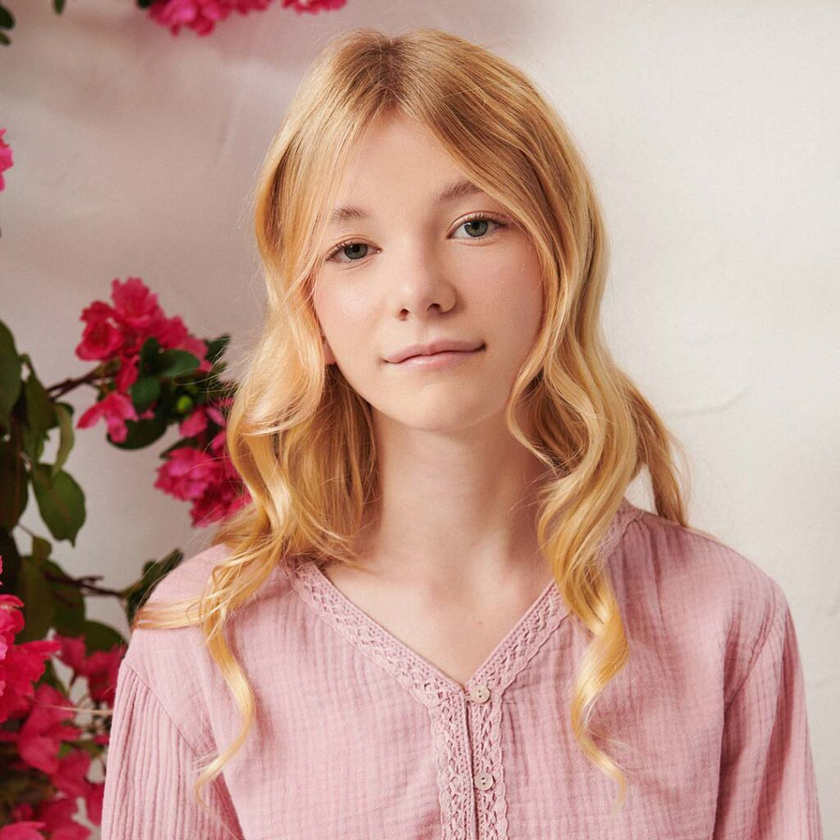
#> input picture Img/input/test2.png, 840 x 840 px, shrunk from 1024 x 1024 before the run
$ python main_p.py
#> lines starting #> are read from the running program, lines starting #| are printed output that depends on the picture
### convolution.py
import numpy as np
from multiprocessing import Pool

""" Function that implements a sequential convolution algorithm"""


# [13 lines left out: function apply_convolution, not called in this run]


def apply_convolution_chunk(args):
    img, kernel, start_row, end_row, height, width, pad_y, pad_x = args
    result = np.zeros((end_row - start_row, width, 3))

    for i in range(start_row, end_row):
        for j in range(width):
            region = img[i:i + 2 * pad_y + 1, j:j + 2 * pad_x + 1, :]
            result[i - start_row, j, :] = np.sum(region * kernel[:, :, np.newaxis], axis=(0, 1))

    return result


""" Function that implements a parallel version of convolution algorithm with vectorization"""


def parallel_apply_convolution(img, kernel, num_workers, height, width, pad_y, pad_x):
    chunk_size = height // num_workers
    chunks = [(img, kernel, i * chunk_size, (i + 1) * chunk_size if i < num_workers - 1 else height, height, width,
               pad_y, pad_x) for i in
              range(num_workers)]

    with Pool(processes=num_workers) as pool:
        result_chunks = pool.map(apply_convolution_chunk, chunks)

    result = np.vstack(result_chunks)
    result = np.clip(result, 0, 255).astype(np.uint8)
    return result


# [13 lines left out: function apply_convolution_chunk_normal, not called in this run]


""" Function that implements a parallel version of convolution algorithm without vectorization"""


# [31 lines left out: functions parallel_apply_convolution_normal, apply_convolution_chunk_normal2, not called in this run]


""" Function that implements a parallel version of convolution algorithm without
vectorization passing only the stripe at the process"""


# [23 lines left out: function parallel_apply_convolution_normal2, not called in this run]

### main_p.py
from PIL import Image
import numpy as np
import time
from multiprocessing import cpu_count
from kernel import KerGB, KerB, KerGB7, KerSH, KerSV, KerPH, KerPV
from convolution import parallel_apply_convolution

if __name__ == "__main__":
    old_img = np.asarray(Image.open('Img/input/test2.png'))
#> old_img is the input picture: shape (840, 840, 3); mean R, G, B 192.6, 152.9, 140.4
    num_workers = cpu_count() * 2

    kernel = KerSH
    height, width = old_img.shape[0], old_img.shape[1]
#> height = 840; width = 840
    kernel_height, kernel_width = kernel.shape[0], kernel.shape[1]
    pad_y = kernel_height // 2
    pad_x = kernel_width // 2
    img_pre = np.pad(old_img, ((pad_y, pad_y), (pad_x, pad_x), (0, 0)), mode='constant', constant_values=0)
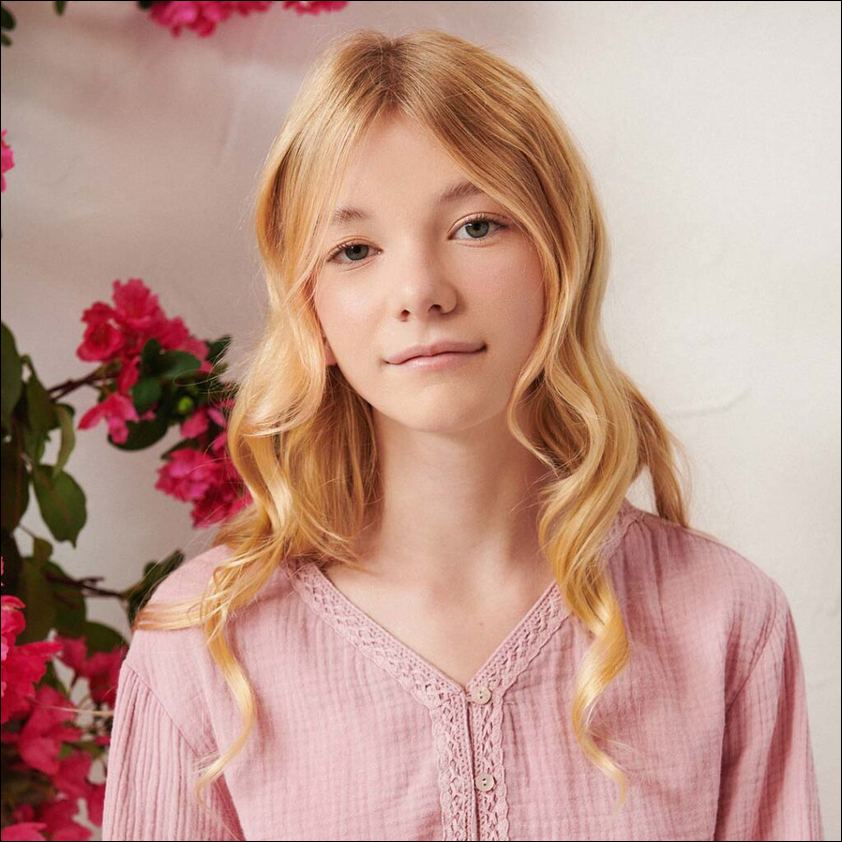
#> img_pre: shape (842, 842, 3); mean R, G, B 191.7, 152.2, 139.8

    start_time = time.time()
    new_img = parallel_apply_convolution(img_pre, kernel, num_workers, height, width, pad_y, pad_x)
#> in parallel_apply_convolution, `chunks = [(img, kernel, i * chunk_size, (i + 1) * chunk_size if i < nu..`: chunks = 4 items
#> after the loop in apply_convolution_chunk, `for i in range(start_row, end_row):`:
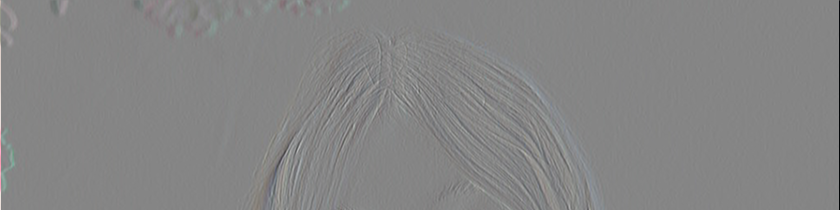
#> result: shape (210, 840, 3) float64; mean R, G, B 0.4, 0.6, 0.6; drawn with min black and max white
#> in apply_convolution_chunk (call 2), `img, kernel, start_row, end_row, height, width, pad_y, pad_x = args`: kernel = [[-1, 0, 1], [-2, 0, 2], [-1, 0, 1]]; start_row = 210; end_row = 420; height = 840; pad_y = 1
#> after the loop in apply_convolution_chunk (call 2), `for i in range(start_row, end_row):`:
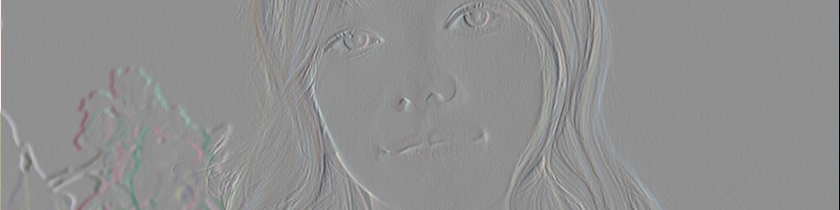
#> result: shape (210, 840, 3) float64; mean R, G, B 0.5, 0.6, 0.7; drawn with min black and max white
#> in apply_convolution_chunk (call 3), `img, kernel, start_row, end_row, height, width, pad_y, pad_x = args`: start_row = 420; end_row = 630
#> after the loop in apply_convolution_chunk (call 3), `for i in range(start_row, end_row):`:
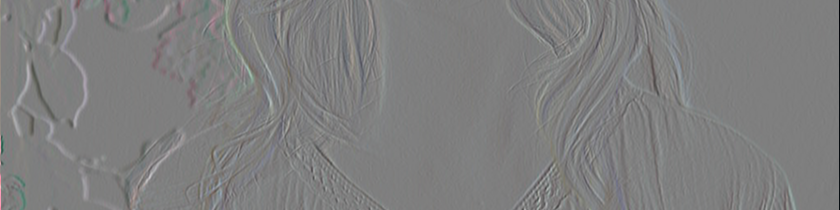
#> result: shape (210, 840, 3) float64; mean R, G, B 0.7, 0.8, 0.8; drawn with min black and max white
#> in apply_convolution_chunk (call 4), `img, kernel, start_row, end_row, height, width, pad_y, pad_x = args`: end_row = 840
#> after the loop in apply_convolution_chunk (call 4), `for i in range(start_row, end_row):`:
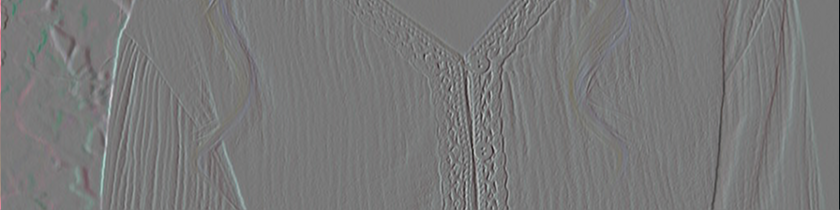
#> result: shape (210, 840, 3) float64; mean R, G, B 0.4, 0.8, 0.7; drawn with min black and max white
#> in parallel_apply_convolution, `result_chunks = pool.map(apply_convolution_chunk, chunks)`: result_chunks = 4 items
#> in parallel_apply_convolution, `result = np.vstack(result_chunks)`:
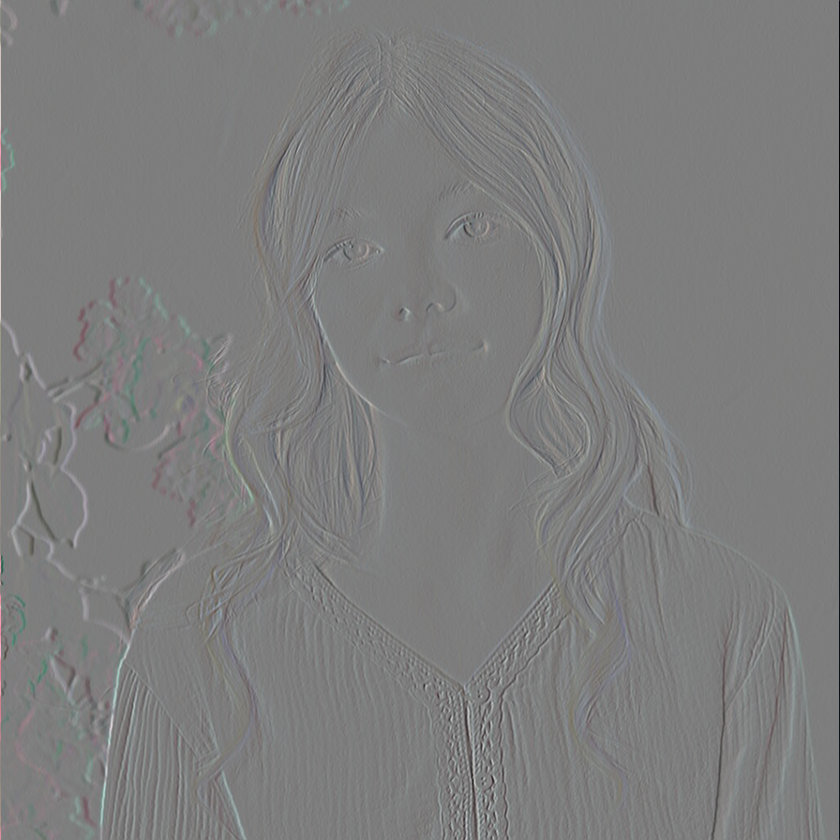
#> result: shape (840, 840, 3) float64; mean of channels 0, 1, 2 0.5, 0.7, 0.7; drawn with min black and max white
#> in parallel_apply_convolution, `result = np.clip(result, 0, 255).astype(np.uint8)`:
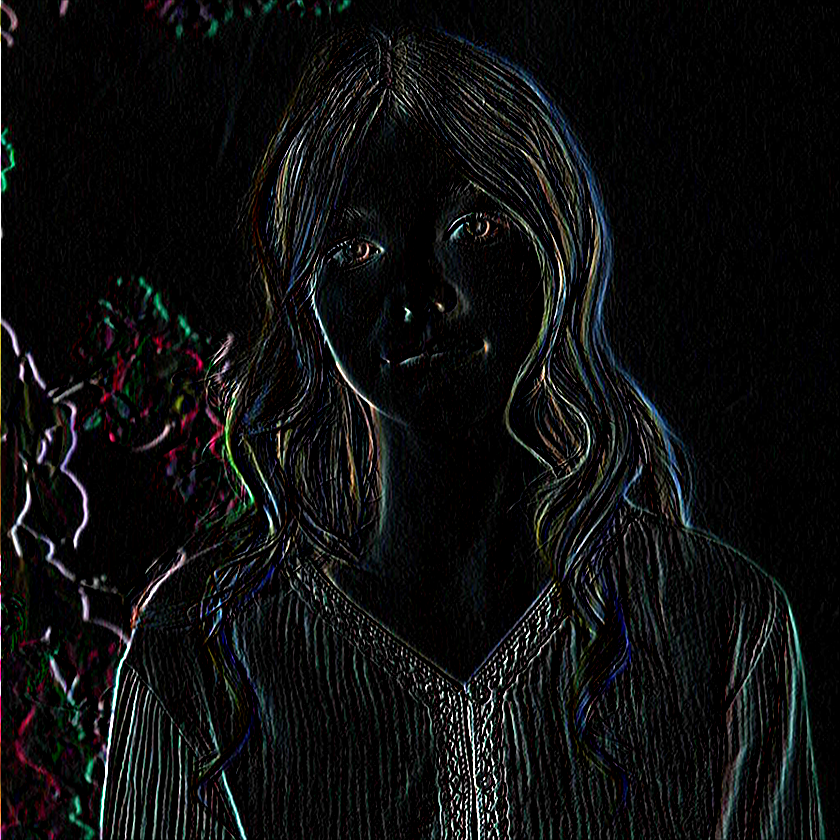
#> result: shape (840, 840, 3); mean of channels 0, 1, 2 14.1, 14.8, 14.9; drawn as R, G, B
    print("--- %s seconds ---" % (time.time() - start_time))

    sImg = Image.fromarray(new_img)
    sImg.show()
    sImg.save('Img/output/output_image.png')

$ run again, with Img/input/Vd-Orig.png copied over Img/input/test2.png
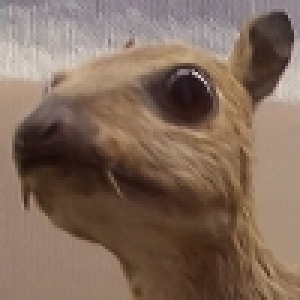
#> input picture Img/input/Vd-Orig.png, 100 x 100 px (shown 3 times larger)
#> old_img is the input picture: shape (100, 100, 3); mean R, G, B 129.2, 106.1, 91.2
#> chunks = 4 items
#> start_row = 75; end_row = 100
#> after the loop in apply_convolution_chunk (call 4), `for i in range(start_row, end_row):`:
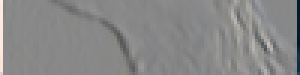
#> result: shape (25, 100, 3) float64 (shown 3 times larger); mean R, G, B 0.5, 0.4, 0; drawn with min black and max white
#> result_chunks = 4 items
#> in parallel_apply_convolution, `result = np.clip(result, 0, 255).astype(np.uint8)`:
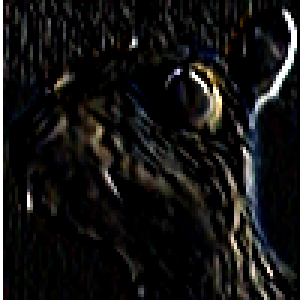
#> result: shape (100, 100, 3) (shown 3 times larger); mean of channels 0, 1, 2 20.6, 20, 19.3; drawn as R, G, B

$ run again, with Img/input/pal.png copied over Img/input/test2.png
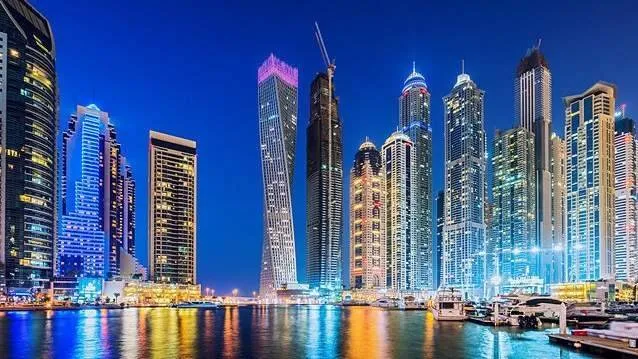
#> input picture Img/input/pal.png, 638 x 359 px
#> old_img is the input picture: shape (359, 638, 3); mean R, G, B 71.6, 96.5, 143.6
#> chunks = 4 items
#> start_row = 267; end_row = 359
#> after the loop in apply_convolution_chunk (call 4), `for i in range(start_row, end_row):`:
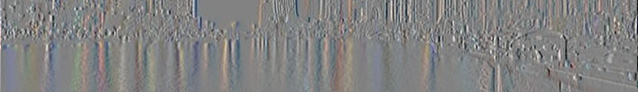
#> result: shape (92, 638, 3) float64; mean R, G, B 0.2, 0.2, 0.2; drawn with min black and max white
#> result_chunks = 4 items
#> in parallel_apply_convolution, `result = np.clip(result, 0, 255).astype(np.uint8)`:
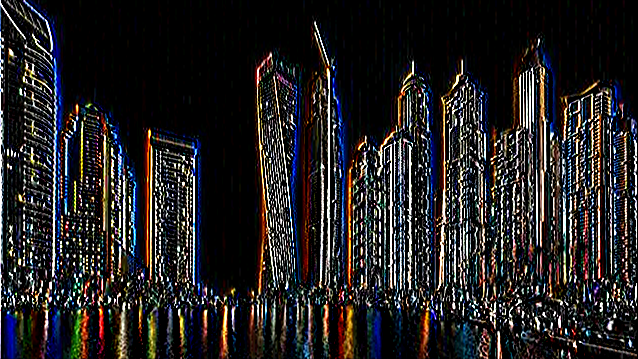
#> result: shape (359, 638, 3); mean of channels 0, 1, 2 37, 34.8, 35.7; drawn as R, G, B
